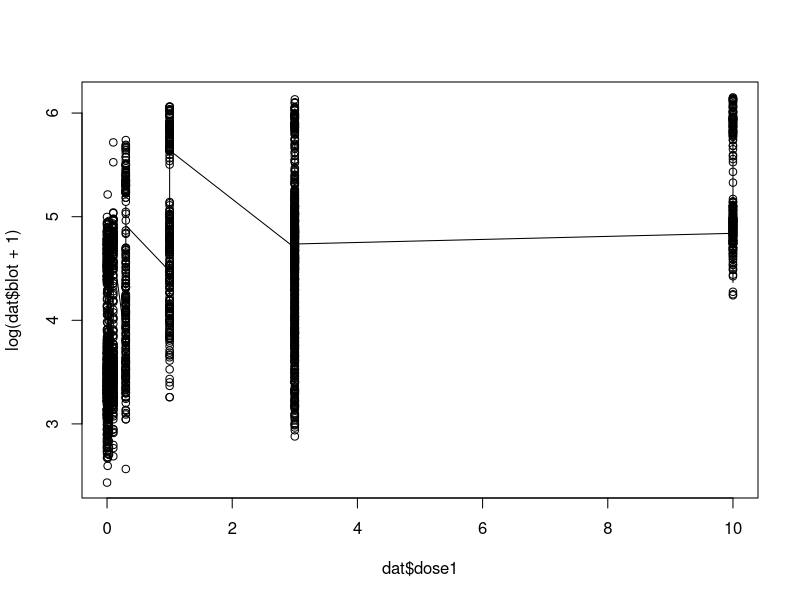

Generate this figure with R: (Note: this script raises an error after producing the figure.)
## ---- chunk 1
library(dplyr)
library(lme4)
library(ggplot2)
library(magrittr)
dat <- read.table("case1.txt", header = T, stringsAsFactors = F, na.strings = ".", colClasses=c("character","character","numeric","numeric","numeric","numeric","numeric","numeric"))
dat <-  dat %>% filter(complete.cases(blot)) 
## ---- chunk 2
#creates a kernel distribution for each covariate
#be careful of random samples--Big X can't have NAs
kern_distribution <- function(x,knots = 4) {
  ### s: #controls how wide the kernels are, s should be half the distance between two knots 
  ### tau: decides where the breaks are based on the number of knots
  ###knots: number of splits/peaks in the data
  ##x and y are the data
  
  tau <- seq(min(x), max(x), length.out = knots)
  s <- diff(tau)[1]/2
  X <- matrix(0, nrow=length(x),ncol=knots)
  for(i in 1:knots) {
    X[,i] <- x * dnorm(x, tau[i], s)
  }
  return(X)
}

#smoothing out the graph by predicting values for the fitted data
#same function as the kern distribution, but this time it is smoother
smooth_graph <- function(x,knots = 4) {
  tau <- seq(min(x), max(x), length.out = knots)
  s <- diff(tau)[1]/2
  x.predict <- seq(min(x), max(x), length.out=length(x))
  X.predict <- matrix(0, nrow=length(x.predict),ncol = knots)
  for(i in 1:knots) {
    X.predict[,i] <- x.predict * dnorm(x.predict, tau[i], s)
  }
  return(X.predict)
}
## ---- chunk 3

#attach(dat) ##attaches the data so we can just run through with the variable names

m2 <- lmer(log(blot + 1) ~ (1 + proto|lab) + kern_distribution(dose1, knots = 3) + kern_distribution(dose2, knots = 3) + kern_distribution(body, knots = 3), data = dat) #X + Z + R + S + random effect
summary(m2)


plot(dat$dose1,log(dat$blot + 1)) #plots the true data
lines(sort(dat$dose1), fitted(m2)[order(dat$dose1)]) #shows how well the model fits the true data
abline(v = tau)

plot(dat$dose2, log(dat$blot + 1))
lines(sort(dat$dose2), fitted(m2)[order(dat$dose2)])
#abline(v = tau)


plot(dat$body, log(dat$blot + 1))
lines(sort(dat$body), fitted(m2)[order(dat$body)])

## ---- chunk 4
m3 <- lmer(log(blot + 1) ~ (1 + proto|lab) + smooth_graph(dose1, knots = 3) + smooth_graph(dose2, knots = 3) + smooth_graph(body, knots = 3), data = dat) #X + Z + R + S + random effect
summary(m3)
y.predict <- predict(m3, dat)
  #cbind(1, cbind(smooth_graph(dat$dose1, dat$blot), ) %*% coef(m2) #predict function is easier // but cbind(X.predicts)
plot(dat$dose2,log(dat$blot+1))
lines(sort(dat$dose2), fitted(m3)[order(dat$dose2)])

##categorical variable for body?


